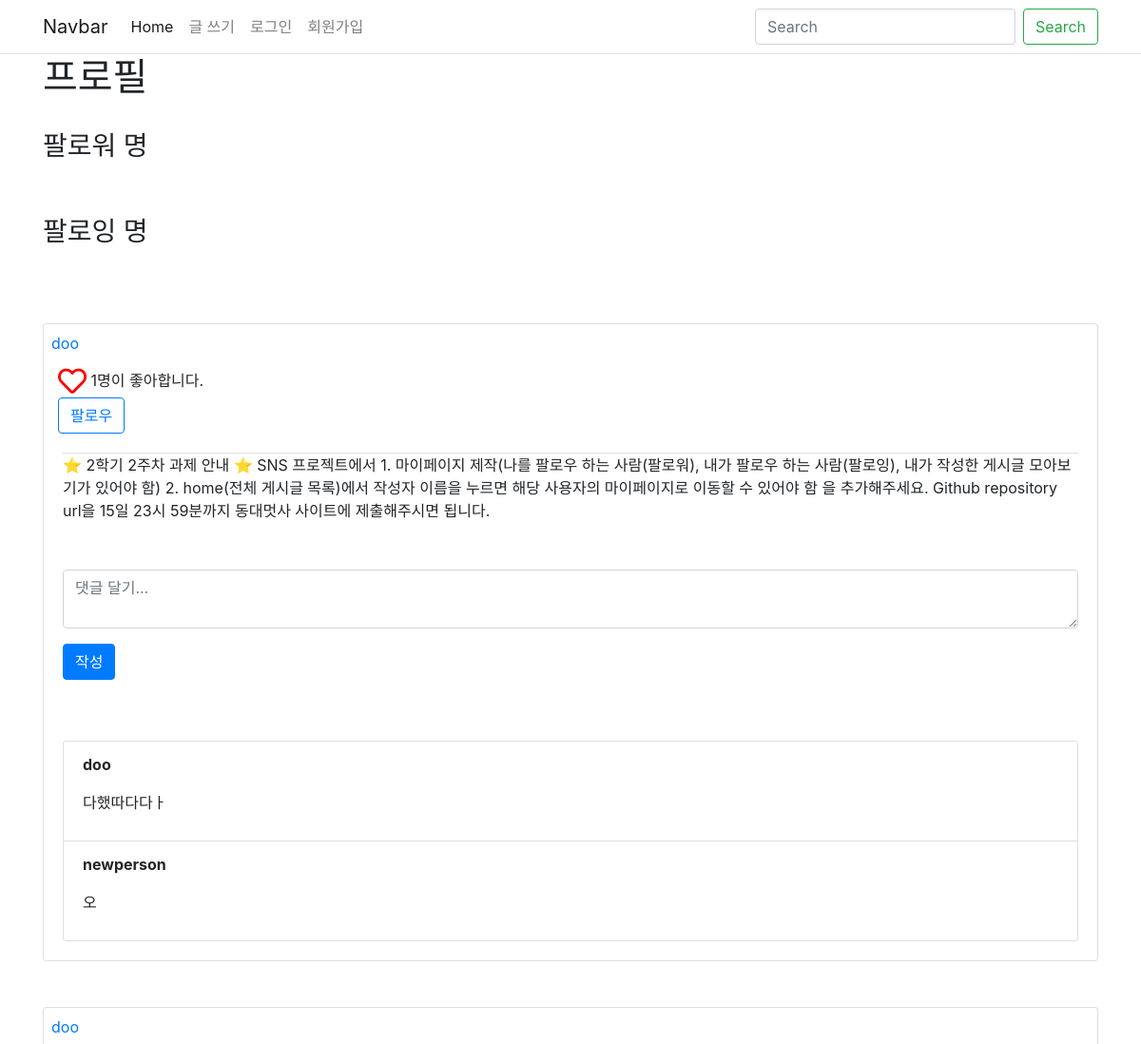
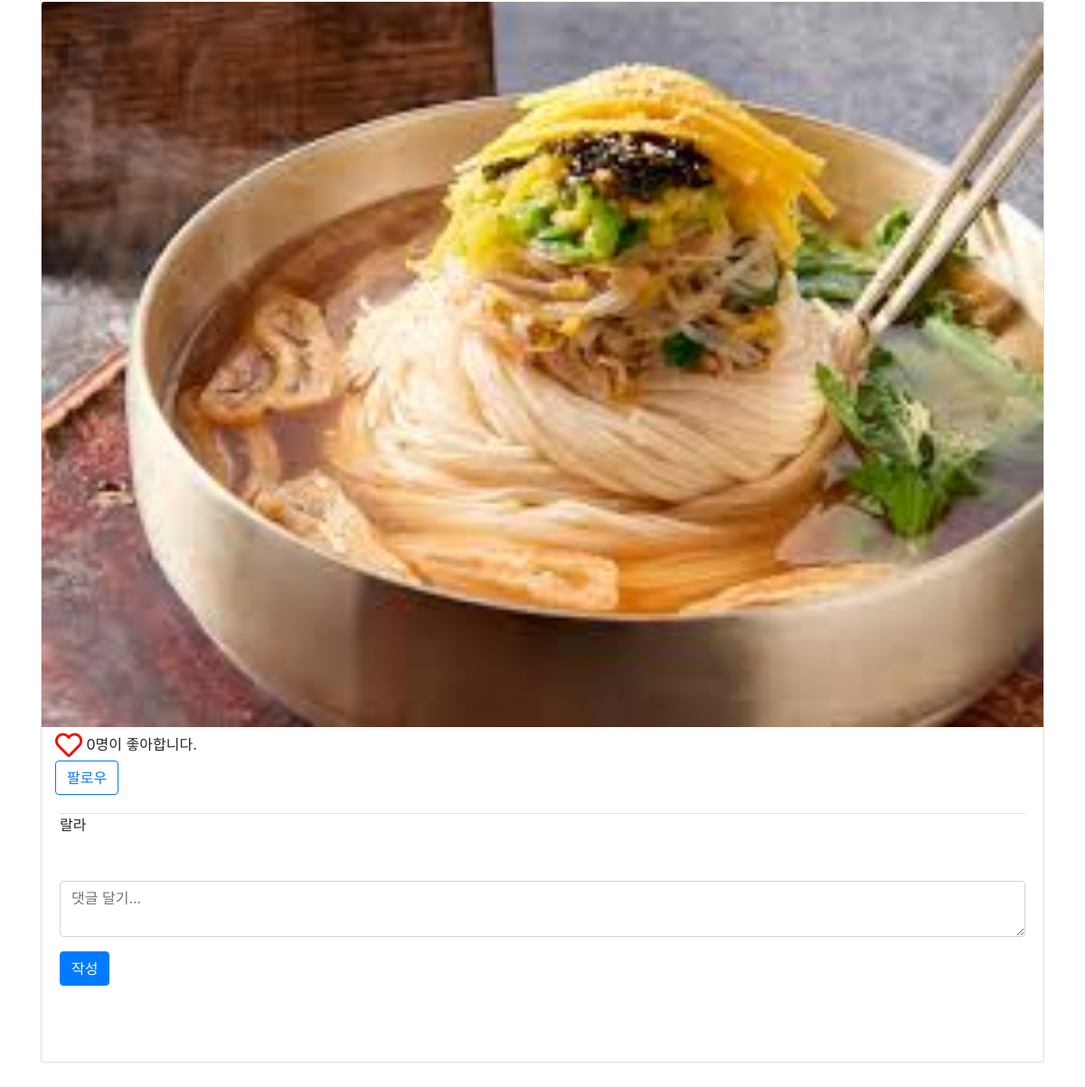
The page /users1/mypage on the database its author committed (2 pictures, top to bottom).
### posts/models.py (models this page shows)
class Post(models.Model):
    title = models.CharField(max_length=50, null=False)
    content = models.TextField()
    view_count = models.IntegerField(default=0)
    image = models.ImageField(upload_to="image/post", blank="true")
    user = models.ForeignKey(User, on_delete = models.CASCADE)
    like_user_set = models.ManyToManyField(User, blank=True, related_name='like_user_set', through='Like')
    created_at = models.DateTimeField(auto_now_add=True)
    updated_at = models.DateTimeField(auto_now=True)
    @property
    def like_count(self):
        return self.like_user_set.count()

class Comment(models.Model):
    post = models.ForeignKey(Post, on_delete = models.CASCADE, related_name='comments')
    user = models.ForeignKey(User, on_delete = models.CASCADE)
    content = models.TextField()
    created_at = models.DateTimeField(auto_now_add=True)
    updated_at = models.DateTimeField(auto_now=True)

### users/views.py (the view)
# urls.py: path('<int:id>/mypage', mypage, name="mypage"),
def mypage(request, id):
    user = get_object_or_404(User, pk=id)
    context = {
        'posts' : Post.objects.filter(user=user),
        'followings' : user.profile.followings.all(),
        'followers' : user.profile.followers.all(),
    }
    return render(request, 'users/mypage.html', context)

### users/templates/users/mypage.html (shortened to what this page needs)
{% extends 'base.html' %}
{% block content %}
<h1>{{ user.username}} 프로필</h1><br>
<h3>팔로워 {{ user.profile.followers.count }}명
</h3>
<br>
<br>
<h3>팔로잉 {{ user.profile.followings.count }}명
</h3>
<br>
<br><br>
{% for post in posts %}
    <div class="card mb-5 sns-card">
        <div class="row pt-2 pr-2 pl-2 pb-2">
            <div class="col">
                <a href="{% url 'users:mypage' post.user.id %}">{{ post.user.username }}</a>
            </div>
        </div>
        {% if post.image %}
            <img class="card-img-top" src="{{ post.image.url }}" alt="Card image cap">
        {% endif %}
        <div class="row">
            <div class="col" style="margin-left:15px; margin-top: 5px;">
                <span>
                    <a href="{% url 'posts:post_like' post.id %}" style="color: red;">
                        {% if user in post.like_user_set.all %}
                            <i class="fas fa-heart" style="font-size: 30px;"></i>
                        {% else %}
                            <i class="far fa-heart" style="font-size: 30px;"></i>
                        {% endif %}
                    </a>
                </span>
                <span style="vertical-align: super;">{{ post.like_count }}명이 좋아합니다.</span>
                <div class="follow-btn">
                    {% if user != post.user %}
                        {% if user.profile in post.user.profile.followers.all %}
                            <a href="{% url 'users:follow_toggle' post.user.id %}" class="btn btn-primary">팔로우 취소</a>
                        {% else %}
                            <a href="{% url 'users:follow_toggle' post.user.id %}" class="btn btn-outline-primary">팔로우</a>
                        {% endif %}
                    {% endif %}
                </div>
            </div>
        </div>
        <div class="card-body">
            <div class="comment-section border-top">
                {{ post.content }}
                <form action="{% url 'posts:create_comment' post.id %}" method="POST" style="margin-top: 50px;" class="create-comment-form">
                    <div class="form-group">
                        <textarea class="form-control" name="content" placeholder="댓글 달기..." required></textarea>
                    </div>
                    <button type="submit" class="btn btn-primary comment-submit-button">작성</button>
                </form><br>
                {% if post.comments %}
                    <ul class="list-group" id="comments-list-{{ post.pk }}" style="margin-top: 40px;">
                        {% for comment in post.comments.all %}
                            {% include 'comments/_comment.html' with comment=comment user=user %}
                        {% endfor %}
                    </ul>
                {% endif %}
            </div>
        </div>
    </div>
{% endfor %}
{% endblock %}

### posts/templates/comments/_comment.html (shortened to what this page needs)
<li class="list-group-item" id="comment-{{ comment.pk }}">
    <p>
        <b>{{ comment.user.username }}</b>
    </p>
    <p>{{ comment.content }}</p>
</li>

### rows shown on the page
Post: user.username "doo", like_count "1", shows "팔로우", content "⭐ 2학기 2주차 과제 안내 ⭐ SNS 프로젝트에서 1. 마이페이지 제작(나를 팔로우 하는 사람(팔로워), 내가 팔로우 하는 사람(팔로잉), 내가 작성한 게시글 모아보기가 있어야 함) 2. home(전체 게시글 목록)에서 작성자 이름을 누르면 해당 사용자의 마이페이지로 이동할 수 있어야 함 을 추가해주세요. Github repository url을 15일 23시 59분까지 동대멋사 사이트에 제출해주시면 됩니다."
Comment: user.username "doo", content "다했따다다ㅏ"
Comment: user.username "newperson", content "오"
Post: user.username "doo", image (picture), like_count "0", shows "팔로우", content "랄라"
